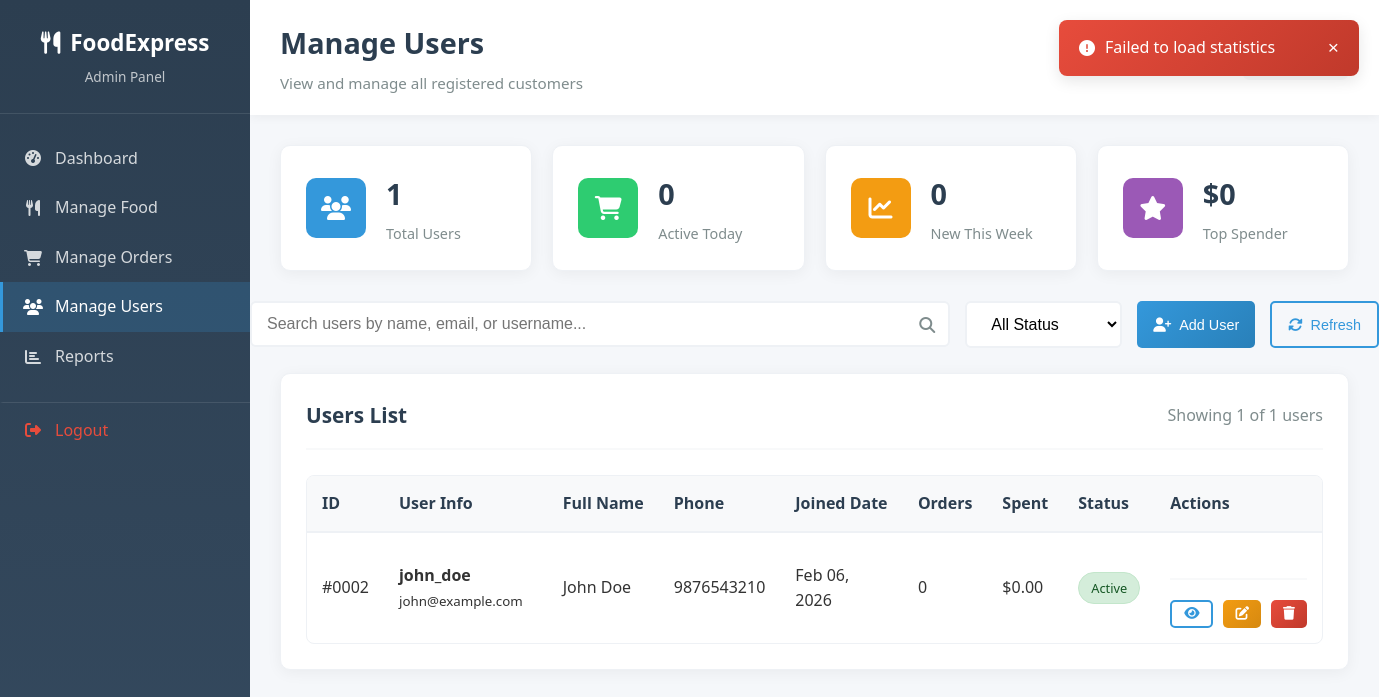
The page /manage-users.php (signed in) on the database its author committed.
### tables this page shows
CREATE TABLE `users` (
  `user_id` int(11) NOT NULL,
  `username` varchar(50) NOT NULL,
  `email` varchar(100) NOT NULL,
  `password` varchar(255) NOT NULL,
  `full_name` varchar(100) NOT NULL,
  `phone` varchar(20) DEFAULT NULL,
  `address` text DEFAULT NULL,
  `role_id` int(11) DEFAULT 2,
  `created_at` timestamp NOT NULL DEFAULT current_timestamp(),
  `is_active` tinyint(1) DEFAULT 1
);

### database.php (called while the page is built, shortened)
<?php
class Database {
    private $host = "localhost";
    private $username = "root";
    private $password = "";
    private $database = "food_delivery";
    private $conn;
    public function __construct() {
        $this->conn = new mysqli($this->host, $this->username, $this->password, $this->database);
        $this->conn->set_charset("utf8mb4");
    }
    public function prepare($sql) {
        return $this->conn->prepare($sql);
    }
}
?>

### manage-users.php (the view, shortened to what this page needs)
<?php
require_once '../backend/config/database.php';
$db = new Database();
$search = $_GET['search'] ?? '';
$page = intval($_GET['page'] ?? 1);
$limit = 10;
$offset = ($page - 1) * $limit;
$sql = "SELECT user_id, username, email, full_name, phone, address,
               created_at, is_active
        FROM users
        WHERE role_id = 2";
$params = [];
$types = "";
$count_sql = "SELECT COUNT(*) as total FROM users WHERE role_id = 2";
$count_stmt = $db->prepare($count_sql);
$count_stmt->execute();
$count_result = $count_stmt->get_result();
$total_count = $count_result->fetch_assoc()['total'] ?? 0;
$sql .= " ORDER BY created_at DESC LIMIT ? OFFSET ?";
$params[] = $limit;
$params[] = $offset;
$types .= "ii";
$stmt = $db->prepare($sql);
$stmt->bind_param($types, ...$params);
$stmt->execute();
$result = $stmt->get_result();
$users = [];
while ($row = $result->fetch_assoc()) {
    $order_sql = "SELECT
                    COUNT(*) as total_orders,
                    COALESCE(SUM(total_amount), 0) as total_spent
                  FROM orders
                  WHERE user_id = ?";
    $order_stmt = $db->prepare($order_sql);
    $order_stmt->bind_param("i", $row['user_id']);
    $order_stmt->execute();
    $order_result = $order_stmt->get_result();
    $order_stats = $order_result->fetch_assoc();
    $row['order_stats'] = $order_stats;
    $users[] = $row;
}
?>
<!DOCTYPE html>
<html lang="en">
<head>
    <link rel="stylesheet" href="../assets/css/admin.css">
    <link rel="stylesheet" href="https://cdnjs.cloudflare.com/ajax/libs/font-awesome/6.4.0/css/all.min.css">
</head>
<body>
    <div class="admin-container">
        <aside class="admin-sidebar">
            <div class="sidebar-header">
                <h2><i class="fas fa-utensils"></i> FoodExpress</h2>
                <p>Admin Panel</p>
            </div>
            <nav class="sidebar-nav">
                <a href="dashboard.php">
                    <i class="fas fa-tachometer-alt"></i> Dashboard
                </a>
                <a href="manage-food.php">
                    <i class="fas fa-utensils"></i> Manage Food
                </a>
                <a href="manage-orders.php">
                    <i class="fas fa-shopping-cart"></i> Manage Orders
                </a>
                <a href="manage-users.php" class="active">
                    <i class="fas fa-users"></i> Manage Users
                </a>
                <a href="reports.php">
                    <i class="fas fa-chart-bar"></i> Reports
                </a>
                <a href="#" id="logout-btn">
                    <i class="fas fa-sign-out-alt"></i> Logout
                </a>
            </nav>
        </aside>
        <main class="admin-main">
            <header class="admin-header">
                <div class="header-left">
                    <h1>Manage Users</h1>
                    <p>View and manage all registered customers</p>
                </div>
                <div class="header-right">
                    <div class="admin-info">
                        <i class="fas fa-user-circle"></i>
                        <span><?php echo htmlspecialchars($_SESSION['username']); ?></span>
                    </div>
                </div>
            </header>
            <div class="stats-grid">
                <div class="stat-card">
                    <div class="stat-icon" style="background-color: #3498db;">
                        <i class="fas fa-users"></i>
                    </div>
                    <div class="stat-info">
                        <h3><?php echo $total_count; ?></h3>
                        <p>Total Users</p>
                    </div>
                </div>
                <div class="stat-card">
                    <div class="stat-icon" style="background-color: #2ecc71;">
                        <i class="fas fa-shopping-cart"></i>
                    </div>
                    <div class="stat-info">
                        <h3 id="active-users">0</h3>
                        <p>Active Today</p>
                    </div>
                </div>
                <div class="stat-card">
                    <div class="stat-icon" style="background-color: #f39c12;">
                        <i class="fas fa-chart-line"></i>
                    </div>
                    <div class="stat-info">
                        <h3 id="new-users">0</h3>
                        <p>New This Week</p>
                    </div>
                </div>
                <div class="stat-card">
                    <div class="stat-icon" style="background-color: #9b59b6;">
                        <i class="fas fa-star"></i>
                    </div>
                    <div class="stat-info">
                        <h3 id="top-spender">$0</h3>
                        <p>Top Spender</p>
                    </div>
                </div>
            </div>
            <div class="search-filter-container">
                <div class="search-box">
                    <input type="text" id="search-input" placeholder="Search users by name, email, or username..."
                           value="<?php echo htmlspecialchars($search); ?>">
                    <i class="fas fa-search"></i>
                </div>
                <select id="status-filter" class="filter-select">
                    <option value="">All Status</option>
                </select>
                <button id="add-user-btn" class="btn btn-primary">
                    <i class="fas fa-user-plus"></i> Add User
                </button>
                <button id="refresh-btn" class="btn btn-outline">
                    <i class="fas fa-sync-alt"></i> Refresh
                </button>
            </div>
            <div class="dashboard-section">
                <div class="section-header">
                    <h2>Users List</h2>
                    <div class="pagination-info">
                        Showing <?php echo min($limit, count($users)); ?> of <?php echo $total_count; ?> users
                    </div>
                </div>
                <div class="table-responsive">
                    <table class="data-table" id="users-table">
                        <thead>
                            <tr>
                                <th>ID</th>
                                <th>User Info</th>
                                <th>Full Name</th>
                                <th>Phone</th>
                                <th>Joined Date</th>
                                <th>Orders</th>
                                <th>Spent</th>
                                <th>Status</th>
                                <th>Actions</th>
                            </tr>
                        </thead>
                        <tbody id="users-tbody">
                            <?php if (empty($users)): ?>
                                <tr>
                                    <td colspan="9" class="empty-state">
                                        <i class="fas fa-users"></i>
                                        <p>No users found</p>
                                    </td>
                                </tr>
                            <?php else: ?>
                                <?php foreach ($users as $user): ?>
                                <tr>
                                    <td>#<?php echo str_pad($user['user_id'], 4, '0', STR_PAD_LEFT); ?></td>
                                    <td>
                                 <div class="user-info">
                                            <strong><?php echo htmlspecialchars($user['username']); ?></strong>
                                            <small><?php echo htmlspecialchars($user['email']); ?></small>
                                        </div>
                                    </td>
                                    <td><?php echo htmlspecialchars($user['full_name']); ?></td>
                                    <td><?php echo htmlspecialchars($user['phone'] ?? 'N/A'); ?></td>
                                    <td><?php echo date('M d, Y', strtotime($user['created_at'])); ?></td>
                                    <td><?php echo $user['order_stats']['total_orders'] ?? 0; ?></td>
                                    <td>$<?php echo number_format($user['order_stats']['total_spent'] ?? 0, 2); ?></td>
                                    <td>
                                        <span class="status-badge <?php echo $user['is_active'] ? 'status-active' : 'status-inactive'; ?>">
                                            <?php echo $user['is_active'] ? 'Active' : 'Inactive'; ?>
                                        </span>
                                    </td>
                                    <td>
                                        <div class="action-buttons">
                                            <button class="btn btn-sm btn-outline" onclick="viewUser(<?php echo $user['user_id']; ?>)">
                                                <i class="fas fa-eye"></i>
                                            </button>
                                            <button class="btn btn-sm btn-warning" onclick="editUser(<?php echo $user['user_id']; ?>)">
                                                <i class="fas fa-edit"></i>
                                            </button>
                                            <button class="btn btn-sm btn-danger" onclick="deleteUser(<?php echo $user['user_id']; ?>)">
                                                <i class="fas fa-trash"></i>
                                            </button>
                                        </div>
                                    </td>
                                </tr>
                                <?php endforeach; ?>
                            <?php endif; ?>
                        </tbody>
                    </table>
                </div>
            </div>
        </main>
    </div>
</body>
</html>

### rows shown on the page
users: user_id "0002", username "john_doe", email "john@example.com", full_name "John Doe", phone "9876543210", created_at "Feb 06, 2026", total_orders "0", total_spent "0.00", is_active "Active"

### other values the page prints
$_SESSION['username'] "admin"
$total_count "1"
min($limit, count($users)) "1"
